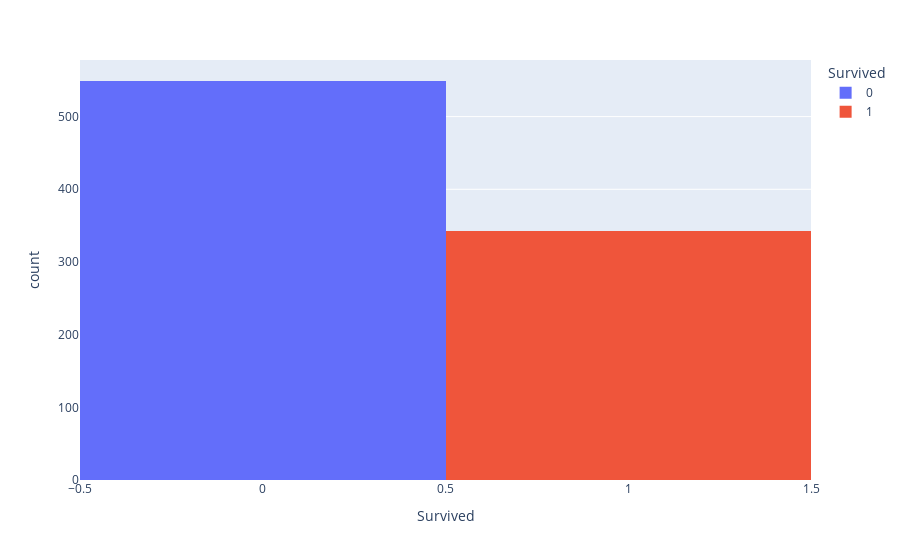

The notebook cell saved with this chart:
### Code cell
#distribution of passenger who survived {0 for False and 1 for True}
plt=px.histogram(df,x="Survived",color="Survived")
plt.show()

### Figure 1 — Plotly figure (JSON) as saved in the notebook; plotly's stock layout.template omitted (floating-point values rounded to 4 significant figures; data arrays with more than 128 entries replaced by an {"elided": "..."} marker saying what was removed)
{"data": [{"alignmentgroup": "True", "bingroup": "x", "hovertemplate": "Survived=%{x}<br>count=%{y}<extra></extra>", "legendgroup": "0", "marker": {"color": "#636efa", "pattern": {"shape": ""}}, "name": "0", "offsetgroup": "0", "orientation": "v", "showlegend": true, "type": "histogram", "x": {"elided": "549 int values"}, "xaxis": "x", "yaxis": "y"}, {"alignmentgroup": "True", "bingroup": "x", "hovertemplate": "Survived=%{x}<br>count=%{y}<extra></extra>", "legendgroup": "1", "marker": {"color": "#EF553B", "pattern": {"shape": ""}}, "name": "1", "offsetgroup": "1", "orientation": "v", "showlegend": true, "type": "histogram", "x": {"elided": "342 int values"}, "xaxis": "x", "yaxis": "y"}], "layout": {"barmode": "relative", "legend": {"title": {"text": "Survived"}, "tracegroupgap": 0}, "margin": {"t": 60}, "xaxis": {"anchor": "y", "categoryarray": [0, 1], "categoryorder": "array", "domain": [0, 1], "title": {"text": "Survived"}}, "yaxis": {"anchor": "x", "domain": [0, 1], "title": {"text": "count"}}}}
